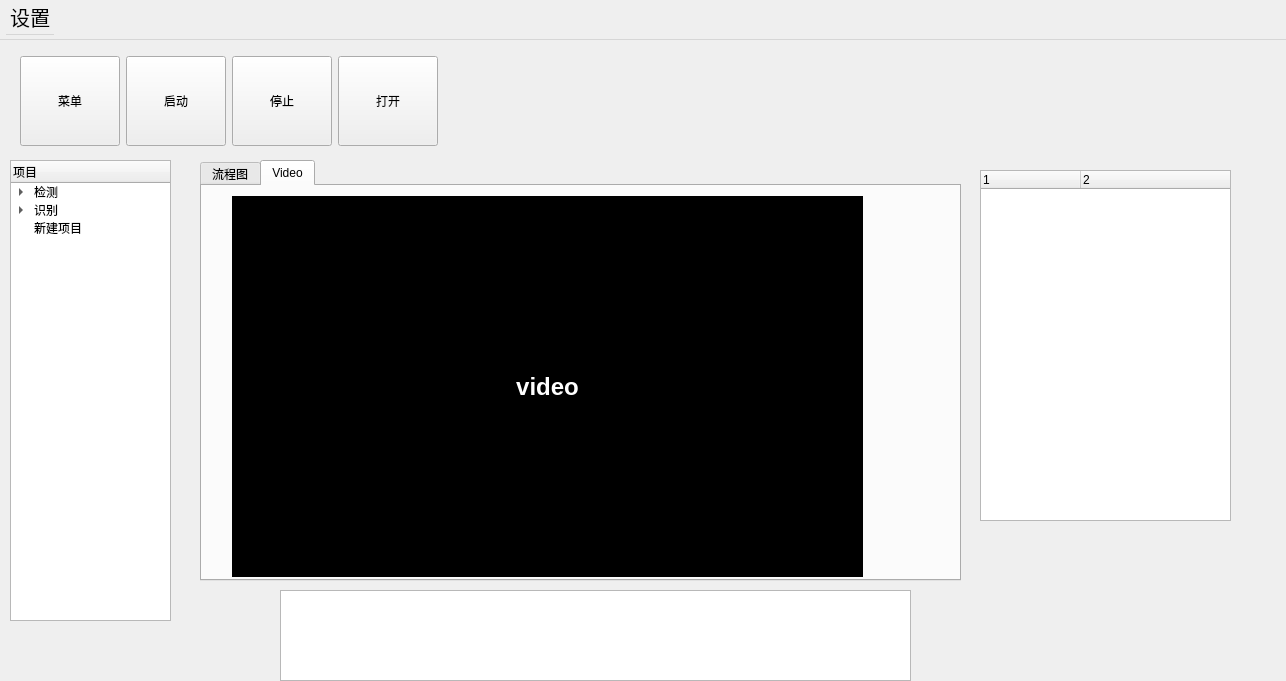
<?xml version="1.0" encoding="UTF-8"?>
<ui version="4.0">
 <class>MainWindow</class>
 <widget class="QMainWindow" name="MainWindow">
  <property name="geometry">
   <rect>
    <x>0</x>
    <y>0</y>
    <width>1286</width>
    <height>681</height>
   </rect>
  </property>
  <property name="sizePolicy">
   <sizepolicy hsizetype="MinimumExpanding" vsizetype="Preferred">
    <horstretch>0</horstretch>
    <verstretch>0</verstretch>
   </sizepolicy>
  </property>
  <property name="windowTitle">
   <string>MainWindow</string>
  </property>
  <widget class="QWidget" name="centralwidget">
   <widget class="QWidget" name="layoutWidget">
    <property name="geometry">
     <rect>
      <x>20</x>
      <y>10</y>
      <width>420</width>
      <height>102</height>
     </rect>
    </property>
    <layout class="QHBoxLayout" name="horizontalLayout">
     <item>
      <widget class="QPushButton" name="menu_button">
       <property name="minimumSize">
        <size>
         <width>100</width>
         <height>90</height>
        </size>
       </property>
       <property name="maximumSize">
        <size>
         <width>100</width>
         <height>90</height>
        </size>
       </property>
       <property name="text">
        <string>菜单</string>
       </property>
      </widget>
     </item>
     <item>
      <widget class="QPushButton" name="camera_button">
       <property name="minimumSize">
        <size>
         <width>100</width>
         <height>90</height>
        </size>
       </property>
       <property name="maximumSize">
        <size>
         <width>100</width>
         <height>90</height>
        </size>
       </property>
       <property name="text">
        <string>启动</string>
       </property>
      </widget>
     </item>
     <item>
      <widget class="QPushButton" name="close_button">
       <property name="minimumSize">
        <size>
         <width>100</width>
         <height>90</height>
        </size>
       </property>
       <property name="maximumSize">
        <size>
         <width>100</width>
         <height>90</height>
        </size>
       </property>
       <property name="text">
        <string>停止</string>
       </property>
      </widget>
     </item>
     <item>
      <widget class="QPushButton" name="open_button">
       <property name="minimumSize">
        <size>
         <width>100</width>
         <height>90</height>
        </size>
       </property>
       <property name="maximumSize">
        <size>
         <width>100</width>
         <height>90</height>
        </size>
       </property>
       <property name="text">
        <string>打开</string>
       </property>
      </widget>
     </item>
    </layout>
   </widget>
   <widget class="QTreeWidget" name="tree">
    <property name="geometry">
     <rect>
      <x>10</x>
      <y>120</y>
      <width>161</width>
      <height>461</height>
     </rect>
    </property>
    <column>
     <property name="text">
      <string>项目</string>
     </property>
    </column>
    <item>
     <property name="text">
      <string>检测</string>
     </property>
     <item>
      <property name="text">
       <string>直线</string>
      </property>
     </item>
     <item>
      <property name="text">
       <string>圆</string>
      </property>
     </item>
    </item>
    <item>
     <property name="text">
      <string>识别</string>
     </property>
     <item>
      <property name="text">
       <string>人脸</string>
      </property>
     </item>
     <item>
      <property name="text">
       <string>颜色</string>
      </property>
     </item>
    </item>
    <item>
     <property name="text">
      <string>新建项目</string>
     </property>
    </item>
   </widget>
   <widget class="QPlainTextEdit" name="plainTextEdit">
    <property name="geometry">
     <rect>
      <x>280</x>
      <y>550</y>
      <width>631</width>
      <height>91</height>
     </rect>
    </property>
   </widget>
   <widget class="QTreeWidget" name="treeWidget">
    <property name="geometry">
     <rect>
      <x>980</x>
      <y>130</y>
      <width>251</width>
      <height>351</height>
     </rect>
    </property>
    <column>
     <property name="text">
      <string notr="true">1</string>
     </property>
    </column>
    <column>
     <property name="text">
      <string>2</string>
     </property>
    </column>
   </widget>
   <widget class="QTabWidget" name="tabWidget">
    <property name="geometry">
     <rect>
      <x>200</x>
      <y>120</y>
      <width>761</width>
      <height>421</height>
     </rect>
    </property>
    <property name="currentIndex">
     <number>1</number>
    </property>
    <widget class="QWidget" name="tab">
     <attribute name="title">
      <string>流程图</string>
     </attribute>
     <widget class="QGraphicsView" name="graphicsView">
      <property name="geometry">
       <rect>
        <x>40</x>
        <y>20</y>
        <width>621</width>
        <height>371</height>
       </rect>
      </property>
     </widget>
    </widget>
    <widget class="QWidget" name="tab_2">
     <attribute name="title">
      <string>Video</string>
     </attribute>
     <widget class="QLabel" name="video">
      <property name="geometry">
       <rect>
        <x>30</x>
        <y>10</y>
        <width>631</width>
        <height>381</height>
       </rect>
      </property>
      <property name="styleSheet">
       <string notr="true">background-color: black;
color: white;
font-size: 24px;
font-weight: bold;</string>
      </property>
      <property name="text">
       <string>video</string>
      </property>
      <property name="alignment">
       <set>Qt::AlignCenter</set>
      </property>
     </widget>
    </widget>
   </widget>
  </widget>
  <widget class="QMenuBar" name="menubar">
   <property name="geometry">
    <rect>
     <x>0</x>
     <y>0</y>
     <width>1286</width>
     <height>40</height>
    </rect>
   </property>
   <property name="sizePolicy">
    <sizepolicy hsizetype="Fixed" vsizetype="Minimum">
     <horstretch>0</horstretch>
     <verstretch>0</verstretch>
    </sizepolicy>
   </property>
   <property name="minimumSize">
    <size>
     <width>0</width>
     <height>40</height>
    </size>
   </property>
   <property name="maximumSize">
    <size>
     <width>16777215</width>
     <height>50</height>
    </size>
   </property>
   <property name="font">
    <font>
     <pointsize>15</pointsize>
    </font>
   </property>
   <widget class="QMenu" name="menu">
    <property name="geometry">
     <rect>
      <x>246</x>
      <y>140</y>
      <width>157</width>
      <height>130</height>
     </rect>
    </property>
    <property name="font">
     <font>
      <pointsize>15</pointsize>
     </font>
    </property>
    <property name="title">
     <string>设置</string>
    </property>
    <addaction name="action"/>
    <addaction name="action1"/>
   </widget>
   <addaction name="menu"/>
  </widget>
  <action name="action">
   <property name="text">
    <string>摄像头设置</string>
   </property>
   <property name="font">
    <font>
     <pointsize>15</pointsize>
    </font>
   </property>
  </action>
  <action name="action1">
   <property name="text">
    <string>1</string>
   </property>
   <property name="font">
    <font>
     <pointsize>15</pointsize>
    </font>
   </property>
  </action>
 </widget>
 <resources/>
 <connections/>
</ui>
